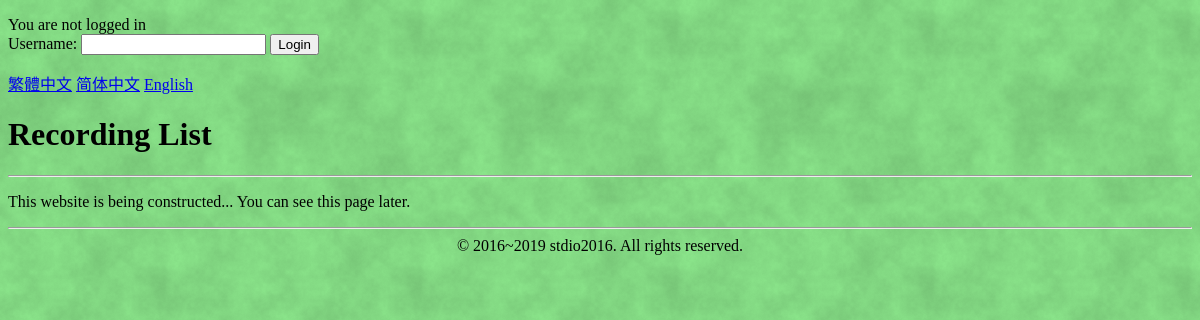
Before: / with the older database file.
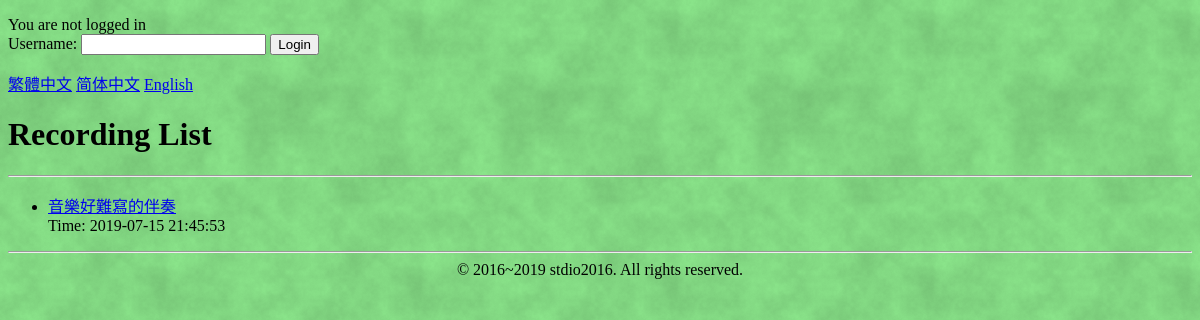
After: the same page with the newer database file.
### tables this page shows
CREATE TABLE `sounds` (
  `id` int(11) NOT NULL AUTO_INCREMENT,
  `name` varchar(255) NOT NULL,
  `date` datetime NOT NULL,
  `file` varchar(80) NOT NULL,
  `description` text NOT NULL,
  `user` varchar(20) NOT NULL,
  PRIMARY KEY (`id`)
);

### b.php (called while the page is built, shortened)
<?php
function getLang() {
  $supported_language = ['en', 'zh-tw', 'zh'];
  $langs = explode(',', $_SERVER['HTTP_ACCEPT_LANGUAGE']);
  $langs = array_map(function ($a) {
    $i = strpos($a, ";");
    if ($i !== false) {
      $a = substr($a, 0, $i);
    }
    return strtolower(trim($a));
  }, $langs);
  if (isset($_GET['lang'])) {
    $lang = $_GET['lang'];
  }
  else {
    $lang = 'en';
    foreach ($langs as $lang) {
      if (in_array($lang, $supported_language)) break;
    }
  }
  return $lang;
}
if (!isset($no_translation)) {
  $lang = getLang();
  include("lang/en.php");
}

### lang/en.php (called while the page is built)
<?php
$trans = array();
$trans['record list'] = 'Recording List';
$trans['constructing...'] = 'This website is being constructed... You can see this page later.';
$trans['time:'] = 'Time: ';
$trans['you are not logged in'] = 'You are not logged in';
$trans['type username:'] = 'Username: ';
$trans['login'] = 'Login';
$trans['welcome,'] = 'Welcome, ';
$trans['logout'] = 'Logout';
$trans['username restriction'] = 'Username can only contain letters and digits, and cannot be longer than 20 characters';
$trans['comment cannot be empty'] = 'Comment cannot be blank';
$trans['comment'] = 'Comments';
$trans['you must login to make comment'] = 'You must be logged in to comment';
$trans['ok'] = 'OK';
$trans['copyright'] = '&copy; 2016~2019 stdio2016. All rights reserved.';
$trans['recording not found'] = 'Recording not found';
$trans['recording not found reason'] = 'Maybe I deleted the recording file, sorry.';
$trans['page not found'] = 'Page not found';
$trans['this is not the place you should come'] = "This is not the place you should come.";
$trans['you can '] = 'You can ';
$trans['go to homepage'] = 'go to homepage';
$trans['you are using old and unsupported ie'] = "This website doesn't support IE. Please use Chrome or Firefox.";
$trans['upload sound'] = 'Upload sound';
$trans['you must login to upload sound'] = 'You must be logged in to upload sound';
$trans['name:'] = 'Name: ';
$trans['file:'] = 'File: ';
$trans['description:'] = 'Description: ';
$trans['upload success'] = 'Upload success';
$trans['upload failed'] = 'Upload failed!';

### index.php (the view, shortened to what this page needs)
<?php
$mypath = 'index.php';
require_once 'b.php';
$sql = "SELECT id, name, `date` FROM sounds";
$query = $db->prepare($sql);
$query->execute();
$names = $query->fetchAll();
?>
<!DOCTYPE html>
<html lang="<?=$lang?>">
<head>
<link rel="stylesheet" href="<?=BASE_PATH?>/css/main.css">
</head>
<body>
<?php include 'login.php'; ?>
<h1><?=$trans['record list']?></h1>
<hr>
<?php if (!$names) { ?>
<p><?=$trans['constructing...']?></p>
<?php } else { ?>
<ul>
<?php foreach ($names as $f) { ?>
  <li>
    <p>
      <a href='play.php?id=<?=$f['id']?>'><span><?= htmlspecialchars($f['name']) ?></span></a>
      <br>
      <span><?=$trans['time:']?><?=$f['date']?></span>
    </p>
  </li>
<?php } ?>
</ul>
<?php } ?>
<hr>
<?php require 'c.php';

### login.php (shortened to what this page needs)
<?php
require_once 'b.php';
if (isset($_SESSION['songs/user'])) { ?>
<form action="logout.php">
  <p>
    <?=$trans['welcome,']?><span><?=$_SESSION['songs/user']?></span>
    <button type="submit"><?=$trans['logout']?></button>
  </p>
</form>
<script>
var username = "<?=$_SESSION['songs/user']?>";
</script>
<?php } else { ?>
<form action="login.php" method="POST"><p>
  <p><?=$trans['you are not logged in']?><br>
    <?=$trans['type username:']?><input type="text" maxlength="20" width="20" name="username">
    <button type="submit"><?=$trans['login']?></button>
  </p>
</form>
<?php }
$mypath = htmlspecialchars($mypath);
?>
<p>
  <a href='<?=BASE_PATH.'/zh-tw/'.$mypath?>'>繁體中文</a>
  <a href='<?=BASE_PATH.'/zh/'.$mypath?>'>简体中文</a>
  <a href='<?=BASE_PATH.'/en/'.$mypath?>'>English</a>
</p>

### c.php
<footer id=di><?=$trans['copyright'];?>
</footer>
</body>
</html>

### css/main.css (style rules this page uses)
html { background-color: rgb(144, 255, 144); background-image: url("../image/background.png") }
footer { text-align: center; }

Changed rows visible on the page:
added sounds: name "音樂好難寫的伴奏", date "2019-07-15 21:45:53"
Other visible differences:
$trans['constructing...']: "This website is being constructed... You can see this page later." → (not shown)
